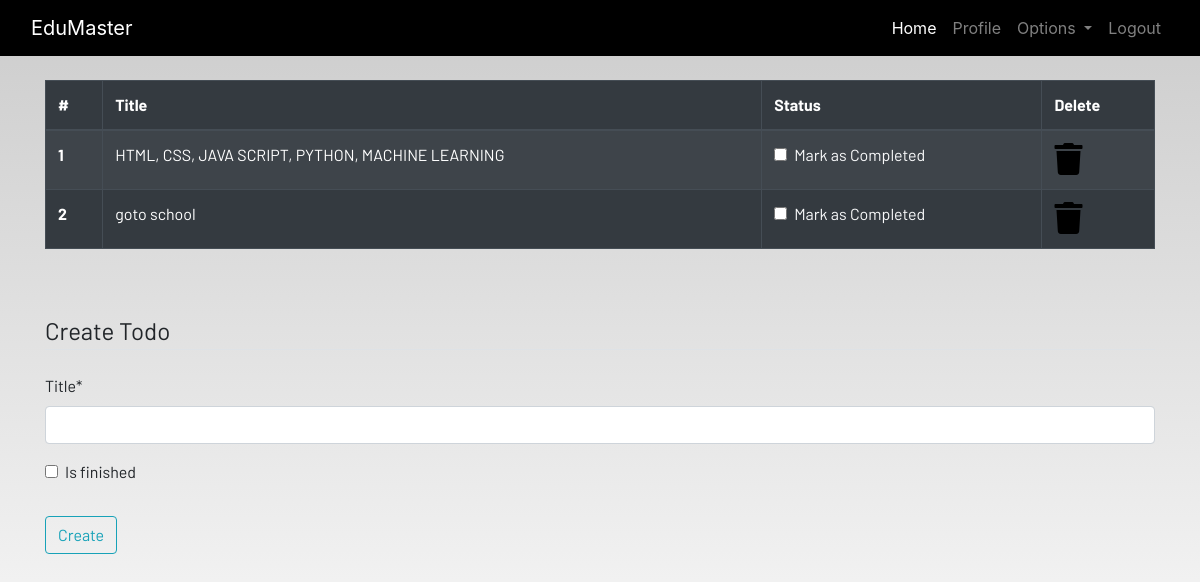
The app's page /todo (signed in), older data.
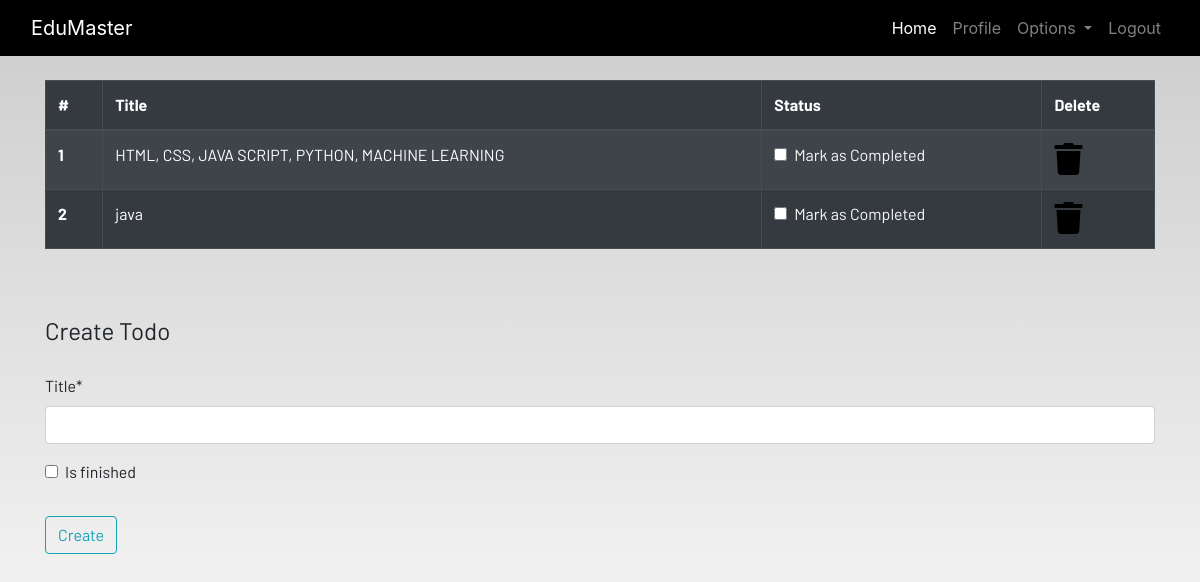
The same page, newer data.
### dashboard/models.py (models this page shows)
class Todo(models.Model):
   user=models.ForeignKey(User,on_delete=models.CASCADE)
   title= models.CharField(max_length=100)
   is_finished=models.BooleanField(default=False)

### dashboard/views.py (the view, shortened to what this page needs)
# urls.py: path('todo',views.todo,name="todo"),
@login_required
def todo(request):
    form=TodoForm()
    todo = Todo.objects.filter(user=request.user)
    if len(todo)==0:
        todos_done=True
    else:
        todos_done=False
    context = {'form':form,'todos':todo,'todos_done':todos_done}
    return render(request,"dashboard/todo.html",context)

### dashboard/forms.py
class TodoForm(forms.ModelForm):
    class Meta:
        model=Todo
        fields=['title','is_finished']

### dashboard/templates/dashboard/todo.html (shortened to what this page needs)
{% extends 'dashboard/base.html' %}
{% load static %}
{% block content %}
{% load crispy_forms_tags %}
<div class="container">
{% if not todos_done %}
    <table class="table table-striped table-bordered table-hover table-dark">
        <thead>
            <tr>
                <th scope="col">#</th>
                <th scope="col">Title</th>
                <th scope="col">Status</th>
                <th scope="col">Delete</th>
            </tr>
        </thead>
        <tbody>
        {% for todo  in todos  %}
            <tr>
                <th scope="row">{{forloop.counter}}</th>
                <td>{{todo.title}}</td>
                <td>
                    <a href="{% url 'update_todo' todo.id %}">
                        <div class="form-check">
                            {% if todo.is_finished == True %}
                            <input class="form-check-input" type="checkbox" value="" checked >
                            {% else %}
                             <input class="form-check-input" type="checkbox" value="" >
                            {% endif %}
                            <label class="form-check-label text-light" for="flexCheckDefault">
                                Mark as Completed
                            </label>
                        </div>
                    </a>
                </td>
                <td><a href="{% url 'delete_todo' todo.id %}"><i class="fa fa-trash fa-2x"></i></a></td>
            </tr>
        {% endfor %}
        </tbody>
    </table>
    {% else %}
    <h4>All tasks have been done!! create to add more</h4>
{% endif %}
</div><br><br>
<div class="container">
    <form method="POST">
        <fieldset class="form-group">
            <legend class="border-bottom mb-4">Create Todo</legend>
            {{form|crispy}}
        </fieldset>
        <div class="form-group">
            <button href="" class="btn btn-outline-info" type="submit">
                Create
            </button>
        </div>
    </form>
</div>
{% endblock content %}

Row changes from the older to the newer data that the page shows:
removed Todo: title "goto school"
added Todo: title "java"
